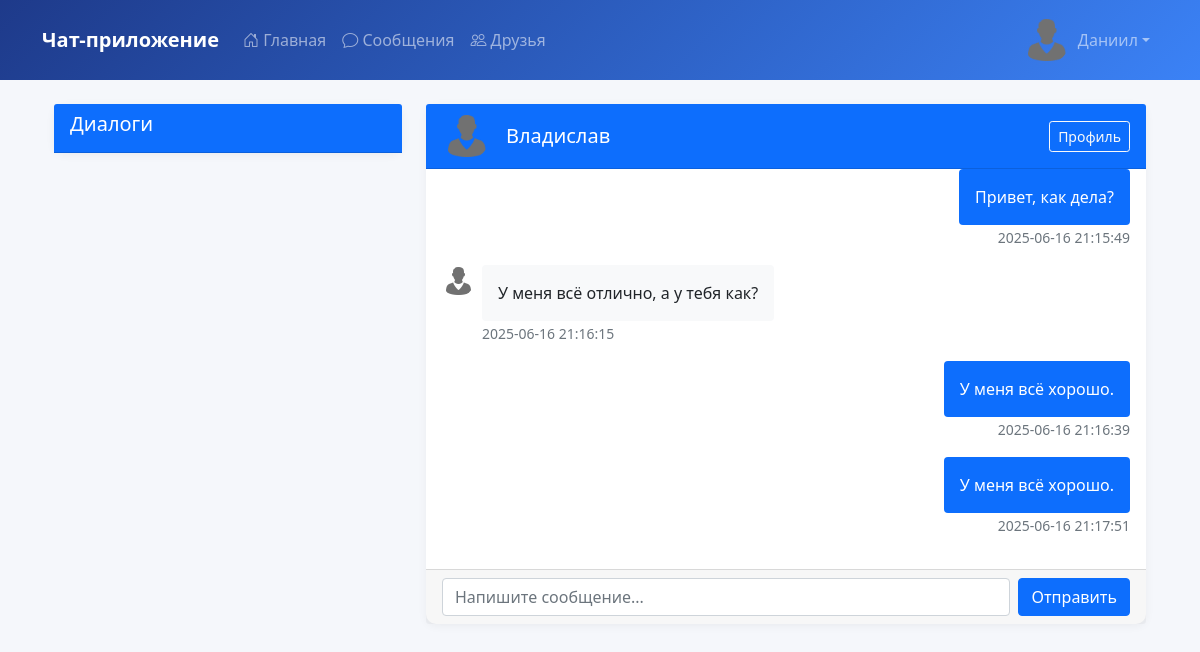
Screenshot of /messages/2 (signed in) with the database file from the repository.
### tables this page shows
CREATE TABLE users (
        id INTEGER PRIMARY KEY AUTOINCREMENT,
        username TEXT UNIQUE NOT NULL,
        password TEXT NOT NULL,
        first_name TEXT,
        last_name TEXT,
        about TEXT,
        avatar TEXT DEFAULT 'default_avatar.png',
        registered_at TIMESTAMP DEFAULT CURRENT_TIMESTAMP
    );

CREATE TABLE messages (
        id INTEGER PRIMARY KEY AUTOINCREMENT,
        sender_id INTEGER NOT NULL,
        receiver_id INTEGER NOT NULL,
        content TEXT NOT NULL,
        sent_at TIMESTAMP DEFAULT CURRENT_TIMESTAMP,
        is_read BOOLEAN DEFAULT FALSE,
        FOREIGN KEY (sender_id) REFERENCES users (id),
        FOREIGN KEY (receiver_id) REFERENCES users (id)
    );

### app.py (the view, shortened to what this page needs)
@app.route('/messages/<int:user_id>', methods=['GET', 'POST'])
def conversation(user_id):
    if 'user_id' not in session:
        return redirect(url_for('login'))
    conn = get_db_connection()
    interlocutor = conn.execute('SELECT * FROM users WHERE id = ?', (user_id,)).fetchone()
    if not interlocutor:
        conn.close()
        flash('Пользователь не найден', 'danger')
        return redirect(url_for('messages'))
    messages = conn.execute('''
        SELECT m.*, u.username as sender_username, u.avatar as sender_avatar
        FROM messages m
        JOIN users u ON m.sender_id = u.id
        WHERE (sender_id = ? AND receiver_id = ?) OR (sender_id = ? AND receiver_id = ?)
        ORDER BY sent_at
    ''', (session['user_id'], user_id, user_id, session['user_id'])).fetchall()
    conn.execute('''
        UPDATE messages SET is_read = TRUE
        WHERE receiver_id = ? AND sender_id = ? AND is_read = FALSE
    ''', (session['user_id'], user_id))
    conn.commit()
    conn.close()
    return render_template('conversation.html',
                         interlocutor=interlocutor,
                         messages=messages)

### app.py (called while the page is built)
def get_db_connection():
    conn = sqlite3.connect('database.db')
    conn.row_factory = sqlite3.Row
    return conn

### templates/conversation.html (shortened to what this page needs)
{% extends "base.html" %}
{% block content %}
<div class="container mt-4">
    <div class="row">
        <div class="col-md-4 d-none d-md-block">
            <div class="card">
                <div class="card-header bg-primary text-white">
                    <h5>Диалоги</h5>
                </div>
            </div>
        </div>
        <div class="col-md-8">
            <div class="card">
                <div class="card-header bg-primary text-white d-flex justify-content-between align-items-center">
                    <div class="d-flex align-items-center">
                        <img src="{{ url_for('static', filename='img/avatars/' + interlocutor.avatar) }}"
                             class="avatar-sm rounded-circle me-3">
                        <h5 class="mb-0">{{ interlocutor.username }}</h5>
                    </div>
                    <a href="{{ url_for('profile', username=interlocutor.username) }}"
                       class="btn btn-sm btn-outline-light">
                        Профиль
                    </a>
                </div>
                <div class="card-body p-0">
                    <div class="chat-messages p-3" id="messages-container"
                         style="height: 400px; overflow-y: auto;">
                        {% for message in messages %}
                        <div class="mb-3 {% if message.sender_id == session['user_id'] %}text-end{% endif %}">
                            <div class="d-flex {% if message.sender_id == session['user_id'] %}justify-content-end{% else %}justify-content-start{% endif %}">
                                {% if message.sender_id != session['user_id'] %}
                                <img src="{{ url_for('static', filename='img/avatars/' + message.sender_avatar) }}"
                                     class="avatar-xs rounded-circle me-2">
                                {% endif %}
                                <div>
                                    <div class="p-3 rounded {% if message.sender_id == session['user_id'] %}bg-primary text-white{% else %}bg-light{% endif %}">
                                        {{ message.content }}
                                    </div>
                                    <small class="text-muted">{{ message.sent_at }}</small>
                                </div>
                            </div>
                        </div>
                        {% endfor %}
                    </div>
                    <div class="card-footer">
                        <form method="POST" class="d-flex">
                            <input type="text" class="form-control me-2" name="content"
                                   placeholder="Напишите сообщение..." required>
                            <button type="submit" class="btn btn-primary">Отправить</button>
                        </form>
                    </div>
                </div>
            </div>
        </div>
    </div>
</div>
{% endblock %}

### static/css/style.css (style rules this page uses)
:root { --primary: #4361ee; --primary-dark: #3a0ca3; --secondary: #3f37c9; --light: #f8f9fa; --dark: #212529; }
body { background-color: #f5f7fb; font-family: 'Segoe UI', Tahoma, Geneva, Verdana, sans-serif; }
.avatar-xs { width: 32px; height: 32px; }
.avatar-sm { width: 48px; height: 48px; }
.card { border: none; border-radius: 10px; box-shadow: 0 2px 10px rgba(0,0,0,0.05); transition: all 0.3s ease; }

### rows the page displays
users: avatar (placeholder picture), username "Владислав"
messages: content "Привет, как дела?", sent_at "2025-06-16 21:15:49"
messages: avatar (placeholder picture), content "У меня всё отлично, а у тебя как?", sent_at "2025-06-16 21:16:15"
messages: content "У меня всё хорошо.", sent_at "2025-06-16 21:16:39"
messages: content "У меня всё хорошо.", sent_at "2025-06-16 21:17:51"

### other values shown
{{ session['username'] }} "Даниил"
